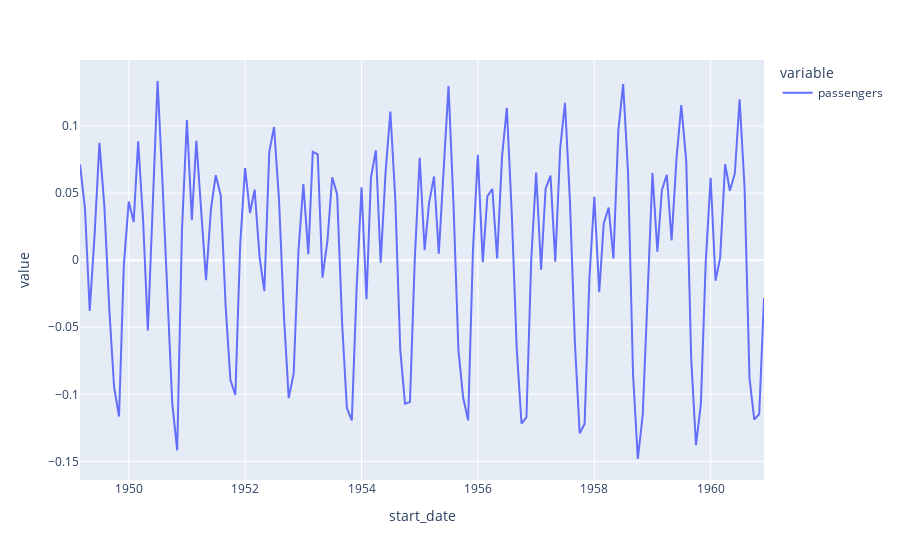

Notebook code for this chart:
### Code cell
diff1_log2=passengers_log.diff(2)
diff1_log2.dropna(axis=0,inplace=True)
fig=px.line(diff1_log2,title="Log of 2nd differentiation of passenger count v/s date")
fig.show()
calc_adf(diff1_log2)

### Figure 1 — Plotly figure (JSON) as saved in the notebook; plotly's stock layout.template omitted (floating-point values rounded to 4 significant figures; data arrays with more than 128 entries replaced by an {"elided": "..."} marker saying what was removed)
{"data": [{"hovertemplate": "variable=passengers<br>start_date=%{x}<br>value=%{y}<extra></extra>", "legendgroup": "passengers", "line": {"color": "#636efa", "dash": "solid"}, "marker": {"symbol": "circle"}, "mode": "lines", "name": "passengers", "orientation": "v", "showlegend": true, "type": "scatter", "x": {"elided": "142 str values"}, "xaxis": "x", "y": {"elided": "142 float values"}, "yaxis": "y"}], "layout": {"autosize": true, "legend": {"title": {"text": "variable"}, "tracegroupgap": 0}, "margin": {"t": 60}, "xaxis": {"anchor": "y", "autorange": true, "domain": [0, 1], "range": ["1949-03-01", "1960-12-01"], "title": {"text": "start_date"}, "type": "date"}, "yaxis": {"anchor": "x", "autorange": true, "domain": [0, 1], "range": [-0.1638, 0.1492], "title": {"text": "value"}, "type": "linear"}}}
